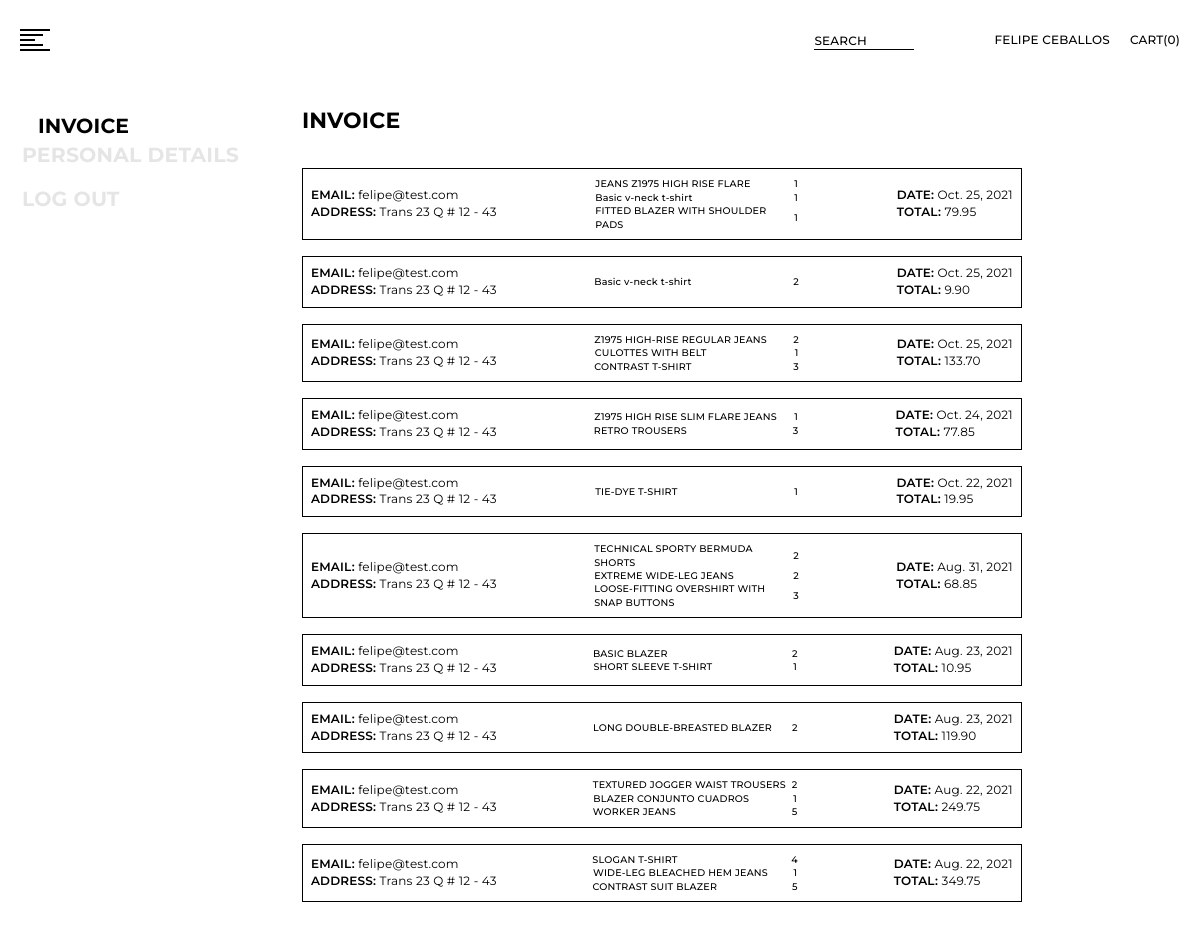
/user/invoice (signed in), run on an earlier commit of the app's database.
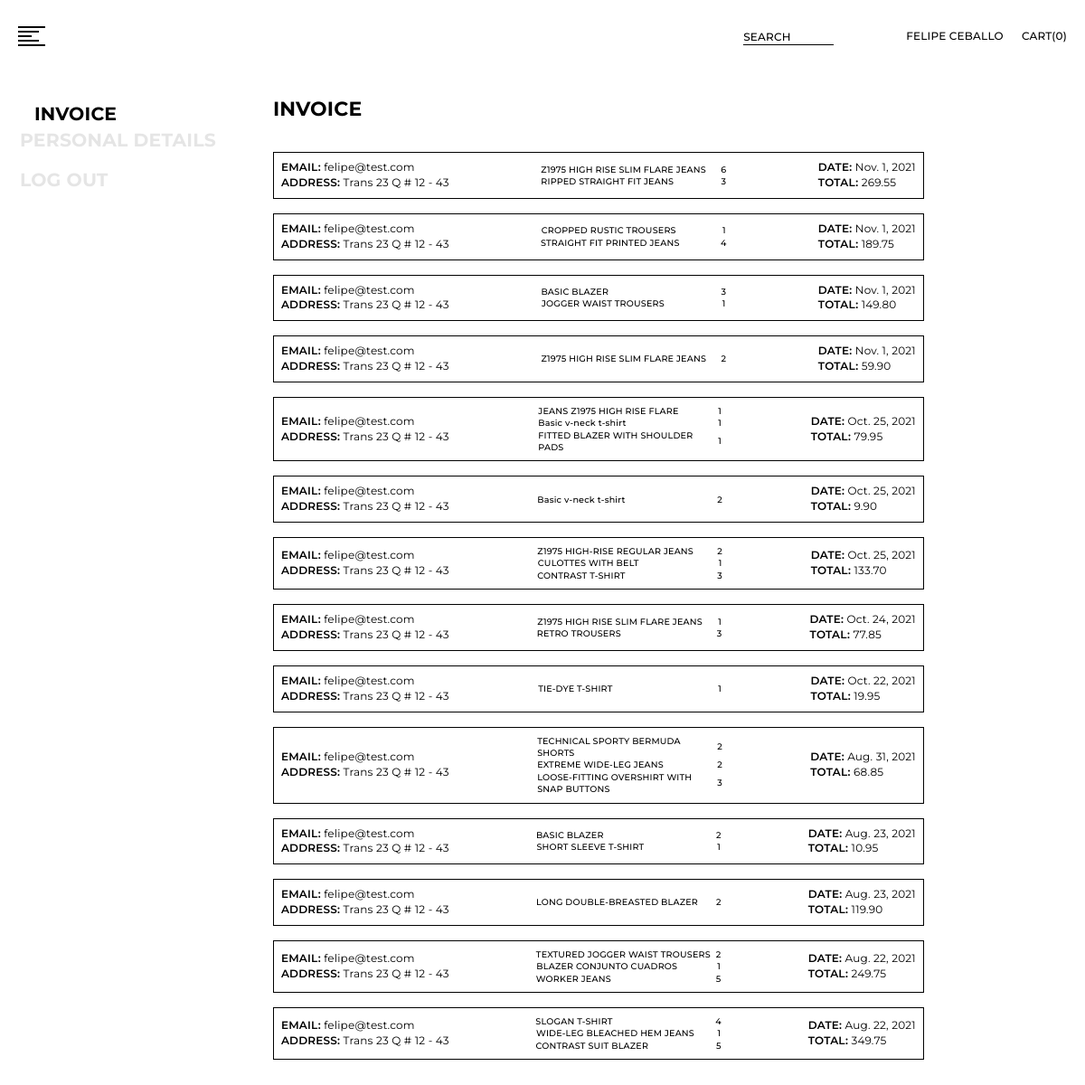
And on a later commit of the database.
### shopping/models.py (models this page shows, shortened)
class User(AbstractUser):
    pass
    cedula = models.CharField(max_length=30)
    address = models.CharField(max_length=1000)
    country = models.CharField(max_length=30)
    city = models.CharField(max_length=30)
    phone_number = models.CharField(max_length=30)
    isAdmin = models.BooleanField(default=False)

class Order(models.Model):
    status = models.CharField(max_length=20)
    user_id = models.ForeignKey(
        User, on_delete=CASCADE, related_name="CustomerOrders")
    address = models.CharField(max_length=1000)
    amount_pay = models.DecimalField(decimal_places=2, max_digits=40)
    created_at = models.DateField(auto_now_add=True)

class Product(models.Model):
    title = models.CharField(max_length=100)
    description = models.CharField(max_length=1000, blank=True)
    price = models.DecimalField(decimal_places=2, max_digits=40)
    created_at = models.DateField(auto_now_add=True)
    created_by = models.ForeignKey(
        User, on_delete=CASCADE, related_name="ProductsCreate")
    category = models.ForeignKey(
        Category, on_delete=CASCADE, related_name="ProductsCategories")
    gender = models.CharField(max_length=8)
    active = models.BooleanField(default=True)
    amount = models.IntegerField()
    img_url = models.CharField(max_length=10000)

### shopping/views.py (the view)
# urls.py: path("user/invoice", views.invoice, name="invoice")
def invoice(request):
    orders = Order.objects.filter(user_id=request.user).order_by("-created_at")
    order_details_list = []
    def dicProductsDetails(order_detail):
        products_details = {
            "title": order_detail.product_id.title,
            "amount_product": order_detail.amount_products,
            "order_id": order_detail.order_id.id
        }
        return products_details
    for order in range(0, len(orders)):
        order_details = OrderDetails.objects.filter(order_id=orders[order].id)
        for order_detail in order_details:
            order_details_list.append(dicProductsDetails(order_detail))
    return render(request, "shopping/invoice.html", {
        "orders": orders,
        "orders_details": order_details_list
    })

### shopping/templates/shopping/invoice.html
{% extends "shopping/layout.html" %}
{% block body %}
    <main class="containerPersonalInfo">
        <nav class="containerInfoPersonal">
            <a class="invoiceLinks" id="bill"  href="{% url 'invoice' %}">INVOICE</a>
            <a class="invoiceLinks" id="personal_info" href="{% url 'personal_info' %}">PERSONAL DETAILS</a>
            <a class="invoiceLinks" href="{% url 'logout' %}">LOG OUT</a>
        </nav>
        <div id="invoice">
            <h1 class="titleInvoice">INVOICE</h1>
            <div class="containerinvoice">
                {% for order in orders %}
                    <a class="orderLinks">
                        <div class="subContainerInvoice">
                            <div class="descriptioInvoice1">
                                <p class="textInvoice"><span>Email:</span> {{ order.user_id }}</p>
                                <p class="textInvoice"><span>Address:</span> {{ order.address }}</p>
                            </div>
                            <div class="productInvoice">
                                {% for order_detail in orders_details %}
                                    {% if order_detail.order_id == order.id %}
                                        <div class="containerInvoiceProduct">
                                            <div class="containerTitleInvoice">
                                                <p class="textInvoiceProduct">{{ order_detail.title }}</p>
                                            </div>
                                            <p class="textInvoiceProduct">{{ order_detail.amount_product }}</p>
                                        </div>
                                    {% endif %}
                                {% endfor %}
                            </div>
                            <div  class="descriptioInvoice2">
                                <p class="textInvoice"><span>Date:</span> {{ order.created_at }}</p>
                                <p class="textInvoice"><span>Total:</span> {{ order.amount_pay }}</p>
                            </div>
                        </div>
                    </a>
                {% endfor %}
            </div>
        </div>
    </main>
{% endblock %}

### shopping/templates/shopping/layout.html (shortened to what this page needs)
{% load static %}
<!DOCTYPE html>
<html lang="en">
<head>
    <link rel="stylesheet" href="{% static 'shopping/style.css' %}"/>
</head>
<body>
    <header id="header">
        <nav>
           <div class="btnMenu" id="btnMenuLinea" onclick="openNav()">
               <div class="btnMenuBtn">
                    <div class="btnFirstandLastLinea"></div>
                    <div class="btnSecondandThirdLinea"></div>
                    <div class="btnMediumLinea"></div>
                    <div class="btnSecondandThirdLinea"></div>
                    <div class="btnFirstandLastLinea"></div>
                </div>
            </div>
            <div class="navLinks">
                {% if display_btn_search %}
                    <div style="display: none;"></div>
                {% else %}
                    <div class="link1">
                        <a href="{% url 'search' %}" class="linkSearch">SEARCH</a>
                    </div>
                {% endif %}
                {% if user.is_authenticated %}
                    <a href="{% url 'profile' %}" class="link2">{{ user.first_name|upper }} {{ user.last_name|upper }}</a>
                {% else %}
                    <a href="{% url 'login' %}" class="link2">LOG IN</a>
                {% endif %}
                <a href="{% url 'cart' %}" class="link3">CART(0)</a>
            </div>
        </nav>
    </header>
    {% block body %}
    {% endblock %}
</body>
</html>

What changed in the data, as far as the page shows it:
changed User "FELIPE": last_name "CEBALLOS" → "CEBALLO"
added Order: user_id "felipe@test.com", address "Trans 23 Q # 12 - 43", {{ order_detail.title }} "Z1975 HIGH RISE SLIM FLARE JEANS", amount_product "6" "3", created_at "Nov. 1, 2021", amount_pay "269.55"
now on this page (row edited): Product: title "RIPPED STRAIGHT FIT JEANS"
added Order: user_id "felipe@test.com", address "Trans 23 Q # 12 - 43", amount_product "1" "4", created_at "Nov. 1, 2021", amount_pay "189.75"
now on this page (row edited): Product: title "CROPPED RUSTIC TROUSERS"
now on this page (row edited): Product: title "STRAIGHT FIT PRINTED JEANS"
added Order: user_id "felipe@test.com", address "Trans 23 Q # 12 - 43", {{ order_detail.title }} "BASIC BLAZER", amount_product "3" "1", created_at "Nov. 1, 2021", amount_pay "149.80"
now on this page (row edited): Product: title "JOGGER WAIST TROUSERS"
added Order: user_id "felipe@test.com", address "Trans 23 Q # 12 - 43", {{ order_detail.title }} "Z1975 HIGH RISE SLIM FLARE JEANS", amount_product "2", created_at "Nov. 1, 2021", amount_pay "59.90"
